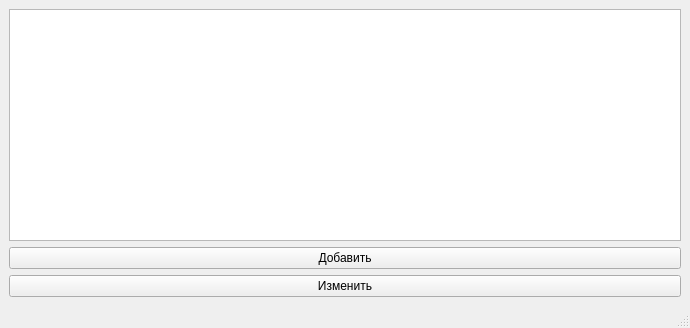
<?xml version="1.0" encoding="UTF-8"?>
<ui version="4.0">
 <class>CoffeeWindow</class>
 <widget class="QMainWindow" name="CoffeeWindow">
  <property name="geometry">
   <rect>
    <x>0</x>
    <y>0</y>
    <width>690</width>
    <height>328</height>
   </rect>
  </property>
  <property name="windowTitle">
   <string>Капучино</string>
  </property>
  <widget class="QWidget" name="centralwidget">
   <layout class="QGridLayout" name="gridLayout">
    <item row="1" column="0" colspan="3">
     <widget class="QTableWidget" name="tableWidget"/>
    </item>
    <item row="3" column="0" colspan="3">
     <widget class="QPushButton" name="add_btn">
      <property name="text">
       <string>Добавить</string>
      </property>
     </widget>
    </item>
    <item row="4" column="0" colspan="3">
     <widget class="QPushButton" name="edit_btn">
      <property name="text">
       <string>Изменить</string>
      </property>
     </widget>
    </item>
   </layout>
  </widget>
  <widget class="QStatusBar" name="statusbar"/>
 </widget>
 <resources/>
 <connections/>
</ui>
